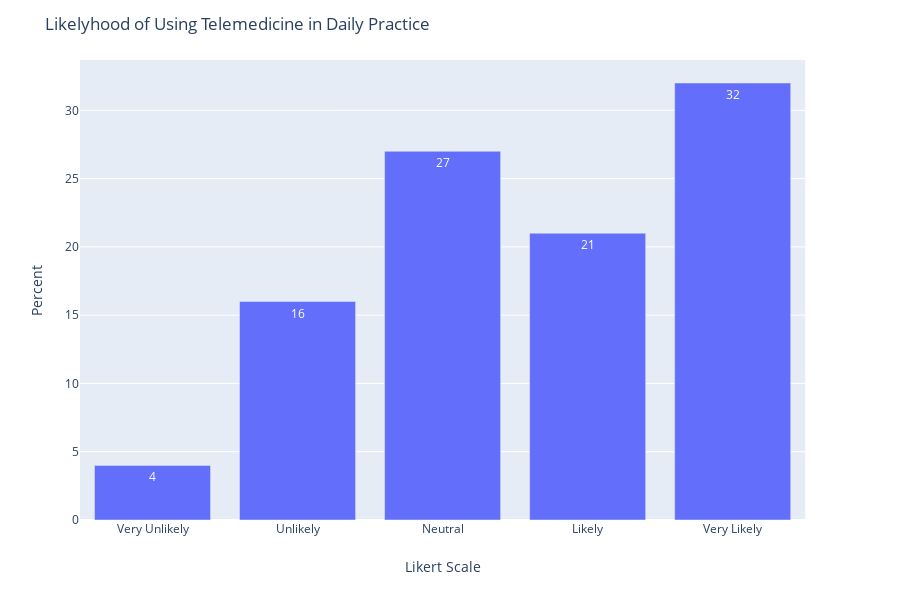

The notebook cell this image was saved under:
### Markdown cell above
### Q7 - How likely are to incorporate telemedicine in your daily practice?

### Code cell
# Q7 - How likely are to incorporate telemedicine in your daily practice? 

# Cross tab
df_q7 = pd.crosstab(index = df.Daily_telemed, columns="count").reset_index()
df_q7['percent'] = round((df_q7['count'] / df_q7['count'].sum()) * 100,0)
print(df_q7)

df_q7 = df_q7.reindex([4, 2, 1, 0, 3])


fig = px.bar(df_q7, x='Daily_telemed', y='percent',
             text= 'percent')
fig.update_layout(
    title='Likelyhood of Using Telemedicine in Daily Practice',
    xaxis=dict(
        title='Likert Scale'),
    yaxis = dict(
        title='Percent')
)
    
fig.show()

### Figure 1 — Plotly figure (JSON) as saved in the notebook; plotly's stock layout.template omitted (floating-point values rounded to 4 significant figures)
{"data": [{"alignmentgroup": "True", "hoverlabel": {"namelength": 0}, "hovertemplate": "Daily_telemed=%{x}<br>percent=%{text}", "legendgroup": "", "marker": {"color": "#636efa"}, "name": "", "offsetgroup": "", "orientation": "v", "showlegend": false, "text": [4, 16, 27, 21, 32], "textposition": "auto", "type": "bar", "x": ["Very Unlikely", "Unlikely", "Neutral", "Likely", "Very Likely"], "xaxis": "x", "y": [4, 16, 27, 21, 32], "yaxis": "y"}], "layout": {"barmode": "relative", "height": 600, "legend": {"tracegroupgap": 0}, "margin": {"t": 60}, "title": {"text": "Likelyhood of Using Telemedicine in Daily Practice"}, "xaxis": {"anchor": "y", "domain": [0, 0.98], "title": {"text": "Likert Scale"}}, "yaxis": {"anchor": "x", "domain": [0, 1], "title": {"text": "Percent"}}}}
